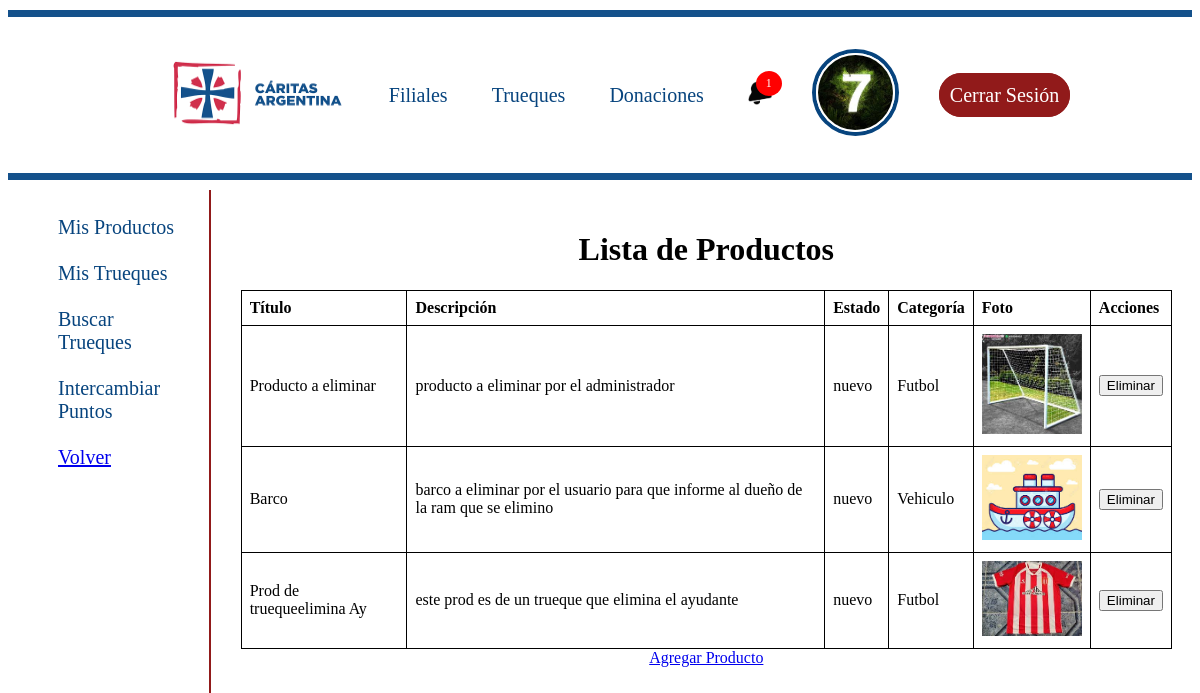
Screenshot of /usuario/productos/ (signed in) with the database file from the repository.
### Productos/models.py (models this page shows, shortened)
class Producto(models.Model):
    ESTADO_OPCIONES = [('nuevo', 'Nuevo'), ('usado - como nuevo', 'Usado - Como nuevo'), ('usado - muy bueno', 'Usado - Muy bueno'),('usado - bueno', 'Usado - Bueno'),('usado - aceptable', 'Usado - Aceptable')]
    titulo = models.CharField(max_length=15)
    descripcion = models.CharField(max_length=100)
    estado = models.CharField(max_length=20, choices=ESTADO_OPCIONES,
        default='Nuevo',)
    foto_producto = models.ImageField(upload_to='media/')
    categoria = models.ForeignKey(Categoria, on_delete=models.CASCADE, null=True, blank=True)
    usuario = models.ForeignKey(Usuario, on_delete=models.CASCADE, null=True, blank=True, related_name='productos')
    borrado = models.BooleanField(default=False)
    motivo = models.CharField(max_length=100)

class Categoria(models.Model):
    nombre = models.CharField(max_length=15, unique=True)
    puntos = models.IntegerField(default=100)
    borrado = models.BooleanField(default=False)
    def __str__(self):
        return self.nombre

### Usuario/views.py (the view, shortened to what this page needs)
# urls.py: path('productos/', views.show_productos, name='show_productos_usuario'),
@login_required
def show_productos(request):
    productos = Producto.objects.filter(usuario=request.user, borrado=False)
    return render(request, 'show_productos_usuario.html', {'productos': productos})

### Caridas/context_processors.py (called while the page is built)
def notificaciones_no_leidas(request):
    if request.user.is_authenticated:
        return {
            'notificaciones_no_leidas': Notificacion.objects.filter(usuario=request.user, leida=False).count()
        }
    return {}

### Usuario/templates/show_productos_usuario.html (shortened to what this page needs)
{% extends 'base.html' %}
{% load static %}
{% block content %}
<link rel="stylesheet" href="{% static 'styles/select.css' %}">
<div class="container">
    <div class="sidebar">
        <ul>
            <li><a href="{% url 'Usuario:show_productos_usuario' %}" class="Navegation"> Mis Productos </a></li>
            <li><a href="{% url 'Usuario:show_trueques_usuario' %}" class="Navegation"> Mis Trueques </a></li>
            <li><a href="{% url 'busqueda:listar_Trueques' %}" class="Navegation"> Buscar Trueques </a></li>
            <li><a href="{% url 'Intercambiar_puntos:seleccionar_categoria' %}" class="Navegation"> Intercambiar Puntos </a></li>
            <li><a href="{% url 'Pantalla_principal:Pantalla_principal' %}"> Volver </a></li>
        </ul>
    </div>
    <div class="contenido">
        <h1>Lista de Productos</h1>
        <table>
            <thead>
                <tr>
                    <th>Título</th>
                    <th>Descripción</th>
                    <th>Estado</th>
                    <th>Categoría</th>
                    <th>Foto</th>
                    <th>Acciones</th>
                </tr>
            </thead>
            <tbody>
                {% for producto in productos %}
                <tr>
                    <td>{{ producto.titulo }}</td>
                    <td>{{ producto.descripcion }}</td>
                    <td>{{ producto.estado }}</td>
                    <td>{{ producto.categoria }}</td>
                    <td>
                        <img src="{% static producto.foto_producto.url %}" alt="{{ producto.titulo }}" style="width: 100px; height: auto;">
                    </td>
                    <td>
                        <form method="post" action="{% url 'Usuario:show_productos_usuario' %}" style="display:inline;">
                            <button type="submit" class="btn btn-danger" onclick="return confirmDelete()">Eliminar</button>
                        </form>
                    </td>
                </tr>
                {% endfor %}
            </tbody>
        </table>
        <div>
            <a href="{% url 'Productos:create_product' %}" class="btn-custom">Agregar Producto</a>
        </div>
    </div>
</div>
{% endblock %}

### Caridas/static/styles/mainBase.css (style rules this page uses)
html { height: 100%; margin: 0; padding: 0; }
body { background-color: white; text-align: center; }
.Navegation { color: #07447e; text-decoration: none; }

### administrador/static/styles/select.css (style rules this page uses)
.container { display: flex; align-items: flex-start; }
.sidebar { background-color: #ffffff; }
ul li { list-style: none; text-align: left; margin-bottom: 2%; color: #07447e; font-family: 'Montserrat', Times, serif; font-size: 20px; text-decoration: none; padding: 10px; }
.contenido { padding-left: 20px; justify-content: center; align-items: center; flex-grow: 1; padding: 20px; }
table { width: 100%; border-collapse: collapse; }
table, th, td { border: 1px solid black; }
th, td { padding: 8px; text-align: left; }

### rows the page displays
Producto: titulo "Producto a eliminar", descripcion "producto a eliminar por el administrador", estado "nuevo", categoria "Futbol", foto_producto (picture)
Producto: titulo "Barco", descripcion "barco a eliminar por el usuario para que informe al dueño de la ram que se elimino", estado "nuevo", categoria "Vehiculo", foto_producto (picture)
Producto: titulo "Prod de truequeelimina Ay", descripcion "este prod es de un trueque que elimina el ayudante", estado "nuevo", categoria "Futbol", foto_producto (picture)

### other values shown
{{ notificaciones_no_leidas }} "1"
